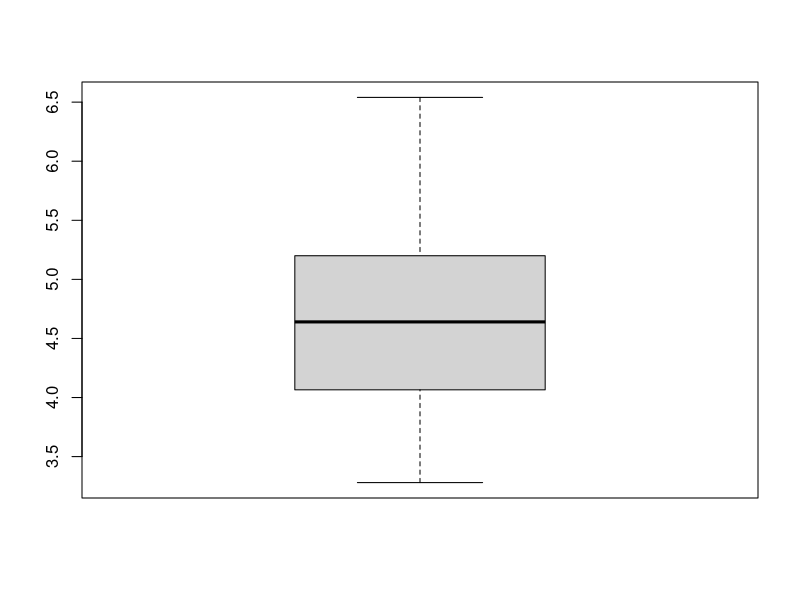

The R source for this figure:
library(here)

tvotes <- read.csv(here("data","Trump-votes.csv"))

attach(tvotes)

median(Percent)

mean(Percent)

sd(Percent)

detach(tvotes)

qbacks <- read.csv(here("data","quarterbacks.csv"))

attach(qbacks)

stem(Attractiveness)

median(Attractiveness)

summary(Attractiveness)

boxplot(Attractiveness)

var(Attractiveness)

sd(Attractiveness)